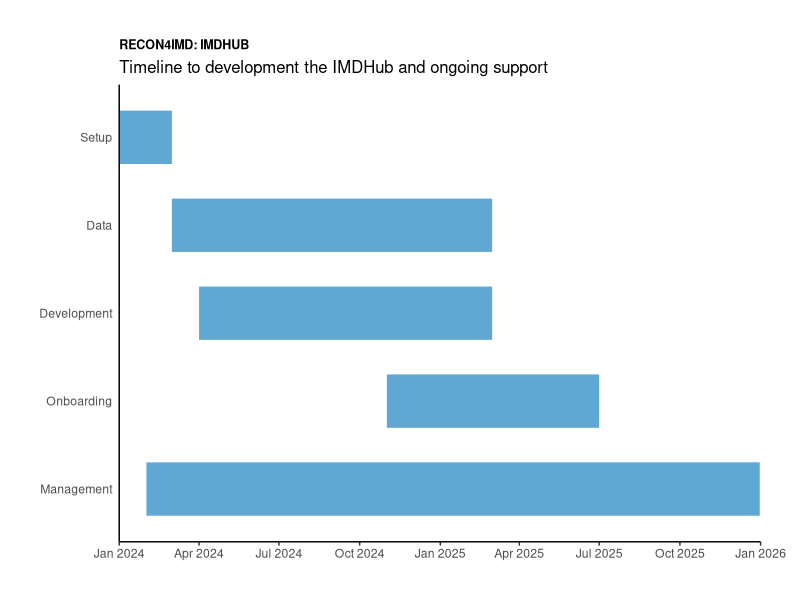

R code for this plot:
#'////////////////////////////////////////////////////////////////////////////
#' FILE: create_gantt.R
#' AUTHOR: David Ruvolo
#' CREATED: 2024-10-09
#' MODIFIED: 2024-10-09
#' PURPOSE: Create gantt chart
#' STATUS: in.progress
#' PACKAGES: ggplot2, tribble, dplyr
#' COMMENTS: NA
#'////////////////////////////////////////////////////////////////////////////

# install
#' install.packages("dplyr")
#' install.packages("ggplot2")
#' install.packages("tibble")
#' install.packages("httpgd")

library(ggplot2)
library(tidyr)
library(dplyr)
library(grid)

gantt_data <- tibble::tribble(
  ~category, ~aim, ~date_start, ~date_end, ~completed,
  "Setup", "1-3", "2024-01-01", "2024-03-01", 1,
  "Data", "4-5", "2024-03-01", "2024-12-31", 1.1,
  "Data", "7", "2024-12-01", "2025-03-01", 0.5,
  "Development", "6", "2024-04-01", "2024-07-01", 1,
  "Development", "6", "2024-12-01", "2025-03-01", 0.5,
  "Onboarding", "8", "2024-11-01", "2025-07-01", 0.5,
  "Management", "4", "2024-02-01", "2025-12-31", 1.1,
)

gantt_data_tidy <- gantt_data %>%
  mutate(
    date_start = as.Date(date_start),
    date_end = as.Date(date_end)
  ) %>%
  gather(key =  date_type, value = date, -category, -aim, -completed) %>%
  mutate(
    category = factor(
      x = category,
      levels = c(
        "Management",
        "Onboarding",
        "Development",
        "Data",
        "Setup"
      )
    ),
    completed = factor(x = completed, levels = c(0.5, 1, 1.1))
  )


# create chart
chart <- ggplot() +
  geom_line(
    data = gantt_data_tidy,
    mapping = aes(x = category, y = date, group = category),
    color = "#5FA8D3",
    size = 18
  ) +
  scale_y_date(
    date_breaks = "3 months",
    date_labels = "%b %Y",
    limits = c(as.Date("2024-01-01"), as.Date("2026-01-01")),
    expand = c(0, 0)
  ) +
  coord_flip() +
  geom_hline(yintercept = Sys.Date(), colour = "black", linetype = "dashed") +
  labs(
    x = NULL,
    y = NULL,
    title = "RECON4IMD: IMDHUB",
    subtitle = "Timeline to development the IMDHub and ongoing support"
  ) +
  theme_classic() +
  theme(
    # legend.position = "none",
    plot.margin = unit(rep(1, 4), "cm"),
    axis.ticks.y = element_blank(),
    plot.title = element_text(size = 9, face = "bold"),
    plot.subtitle = element_text(size = 12, face = "plain")
  )

ggsave(
  filename = "files/imdhub_gantt.png",
  plot = chart,
  width = 10.3,
  height = 5.14,
  units = "in"
)